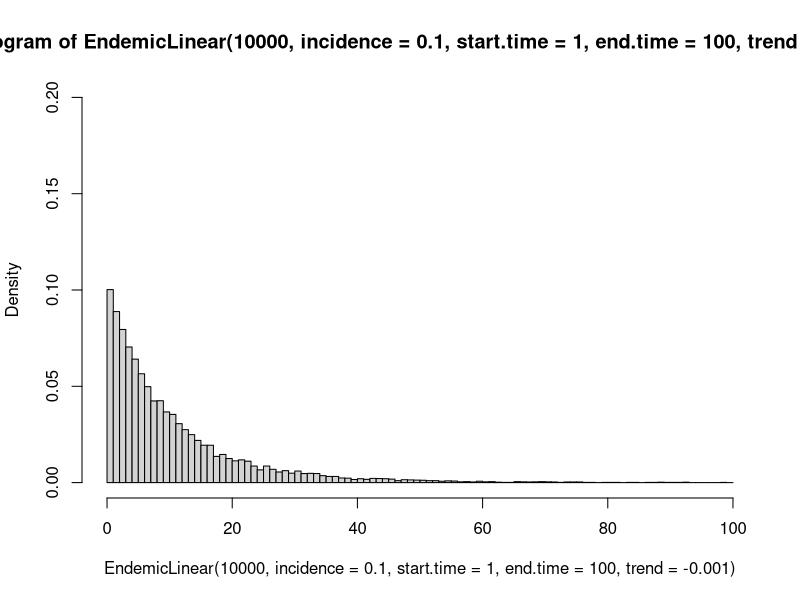
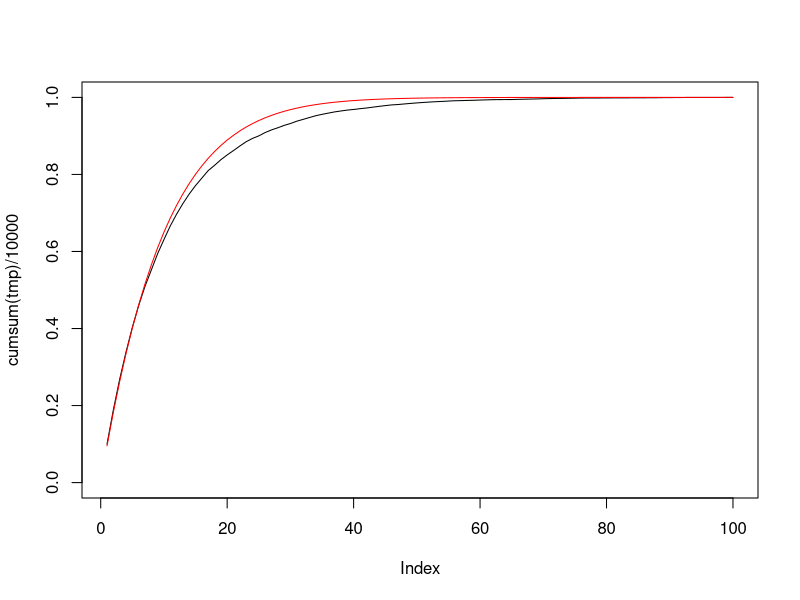

These figures' R source, in order:
EndemicConstant<-(function(){function(n.infections,incidence,start.time,end.time,...){
  duration=abs(end.time-start.time)
  latest.infection<-rep(NA,n.infections)
  for(i in duration:1){
    latest.infection[sample(1:n.infections,round(n.infections*incidence))]<-i
  }
  return(latest.infection)
}})()



EndemicLinear<-(function(){function(n.infections,incidence,start.time,end.time,trend,absolute.ss=TRUE,...){
  duration=abs(end.time-start.time)
  latest.infection<-rep(NA,n.infections)
  ntot<-n.infections
  if(absolute.ss){
    mean.incidence=incidence+(end.time-start.time)*trend/2
    tot.inc=1-(1-mean.incidence)^(end.time-start.time)
    latest.infection<-rep(NA,n.infections/tot.inc)
    ntot<-length(latest.infection)
  }
  incidence.per.time<- (0.5+(0:(duration-1)))*trend+incidence # Trend as measured from Now to Past
  for(i in seq(duration,1)){
    sample.ndx<-sample(1:ntot,round(ntot*incidence.per.time[i]))
    latest.infection[sample.ndx]<-runif(length(sample.ndx),i-1,i)#Ideally a trapezoid..
  }
  if(absolute.ss){
    n.current<-sum(!is.na(latest.infection))
    diff<-n.infections-n.current
    which.na<-which(is.na(latest.infection))
    replace.ndx<-if(diff>0){which.na[seq_len(abs(diff))]}else{
      seq_along(latest.infection)[-which.na][seq_len(abs(diff))]}
    if(diff!=0){latest.infection[replace.ndx]<-sample(latest.infection[-1*sign(diff)*which.na],abs(diff))}
  }
  return(latest.infection)
}})()


### Demonstration that for Endemiclinear, P(t<T)=exp(a+trend*T/2)
tmp<-hist(EndemicLinear(10000,incidence=0.1,start.time=1,end.time=100,trend=-0.001),
          breaks=0:100,freq=FALSE,ylim=c(0,0.20))$counts
plot(cumsum(tmp)/10000,ylim=c(0,1),type="l")
lines(pexp(1:100,0.1+(1:100*0.001)/2),col="red")


EpidemicExp<-(function(){function(n.infections,start.time=0,end.time,trend=4){
  duration<-end.time-start.time
  scale.factor<-duration
  dist.unif<-runif(n.infections,0,1)
  dist.exp<-log((exp(trend)-1)*(dist.unif-1/(1-exp(trend))))/trend
  dist.exp<-dist.exp*scale.factor+start.time
  return(dist.exp)
}})()



EpidemicLognorm<-(function(){function(n.infections,end.time,peak.time,sd,...){
  infection.times<-rlnorm(n.infections,meanlog=log(end.time-peak.time),sdlog=log(sd))
  infection.times<-end.time-infection.times
  #infection.times<-exp(infection.times.log)
  return(infection.times)
}})()